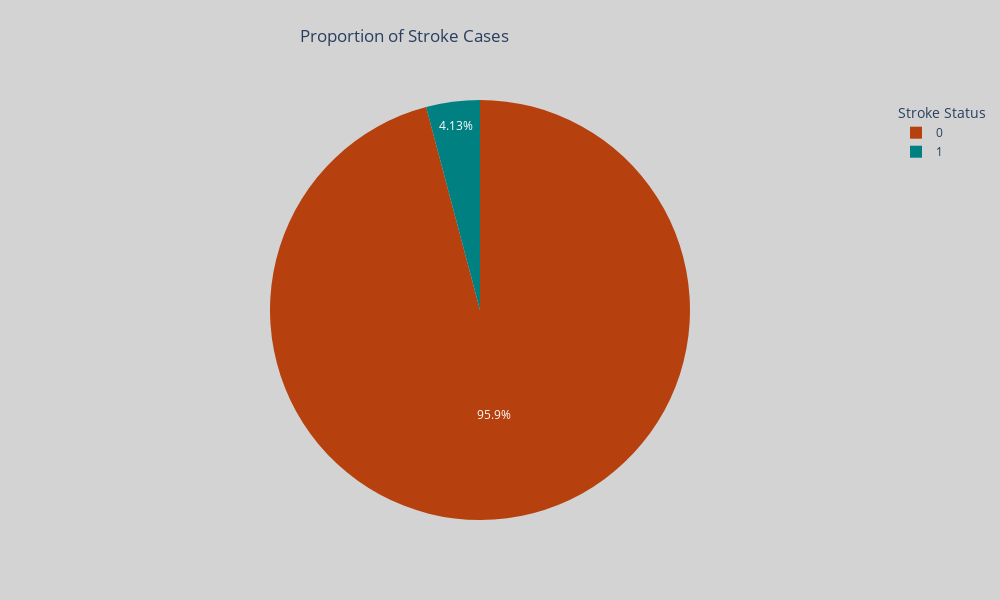

Here is the notebook cell this chart was saved with:
### Code cell
# plot for stroke and non stroke: pie chart
fig = px.pie(
    stroke_count,
    values = stroke_count.values,
    names = stroke_count.index,
    title = "Proportion of Stroke Cases",
    color_discrete_sequence = plot_color
)
fig.update_layout(
    legend_title_text = "Stroke Status",
    title_x = 0.3,
    title_y = 0.95,
    paper_bgcolor="lightgray",
    plot_bgcolor="black",
    width=1000,
    height=600
)
fig.show()

### Figure 1 — Plotly figure (JSON) as saved in the notebook; plotly's stock layout.template omitted (floating-point values rounded to 4 significant figures)
{"data": [{"domain": {"x": [0, 1], "y": [0, 1]}, "hovertemplate": "stroke=%{label}<br>value=%{value}<extra></extra>", "labels": [0, 1], "legendgroup": "", "name": "", "showlegend": true, "type": "pie", "values": [14671, 632]}], "layout": {"height": 600, "legend": {"title": {"text": "Stroke Status"}, "tracegroupgap": 0}, "paper_bgcolor": "lightgray", "piecolorway": ["#B7410E", "#008080"], "plot_bgcolor": "black", "title": {"text": "Proportion of Stroke Cases", "x": 0.3, "y": 0.95}, "width": 1000}}
